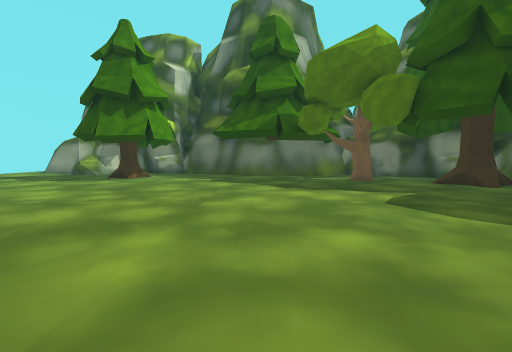
View 1 (above)

21 first-person views from a walk through a 3-D level made in the Unity game engine. The camera is 1.5 m above the floor, tilts 4° down and sees 90° across. The floor is counted in squares, 1.8 m on a side. Each view is taken from the middle of a square. On the plan, view 1 faces up. The plan holds only what a view shows up to about 10 squares ahead; the rest is blank. The place goes on beyond the plan. The player is left out.

View 2
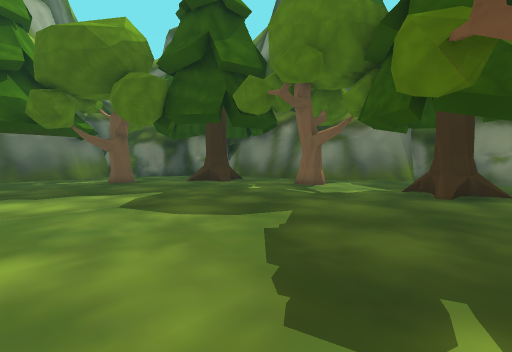

View 3
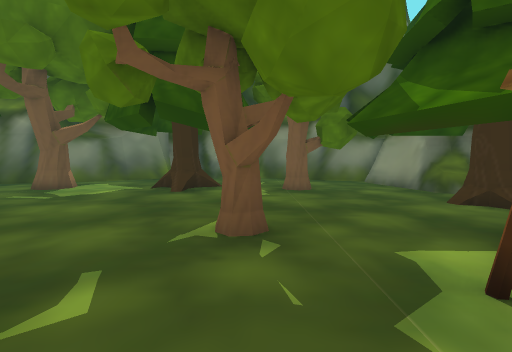

View 4
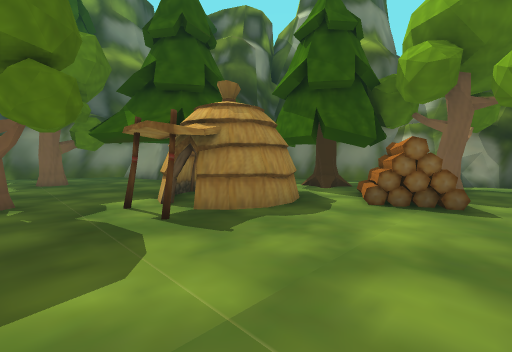

View 5
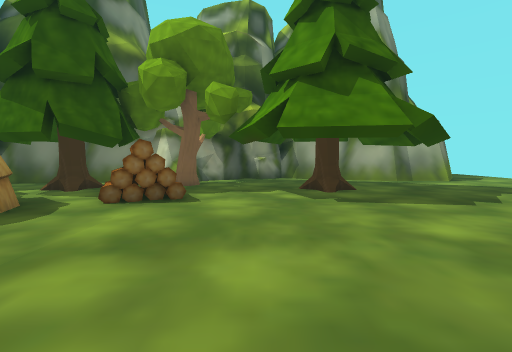

View 6
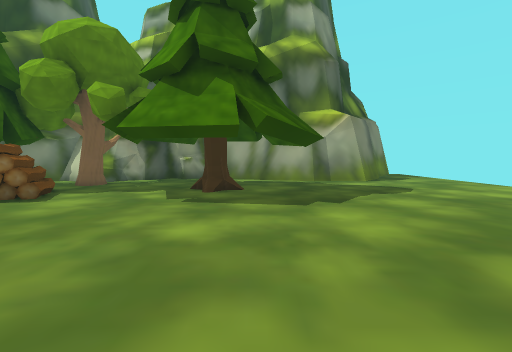

View 7
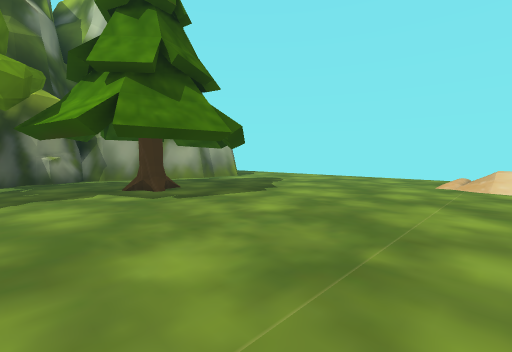

View 8
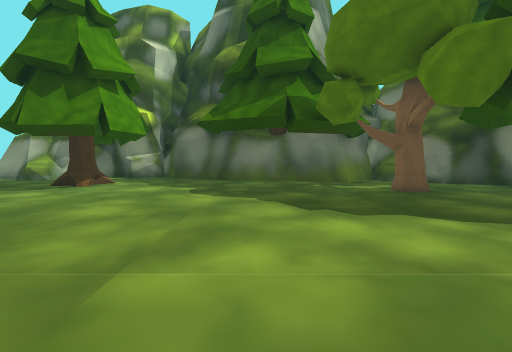

View 9
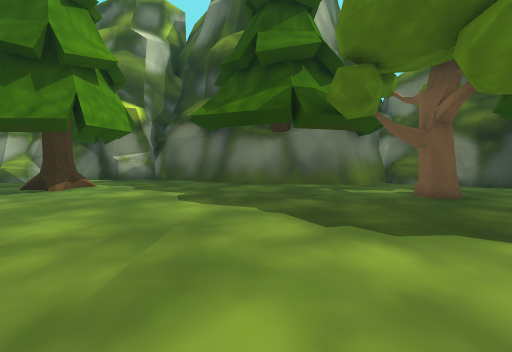

View 10
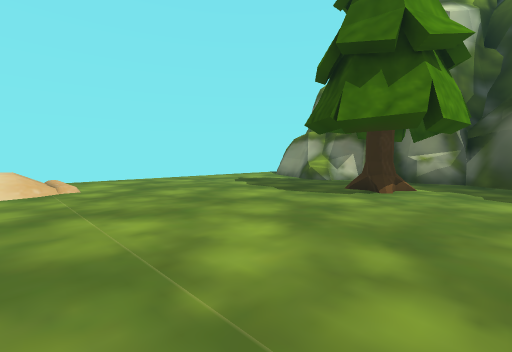

View 11
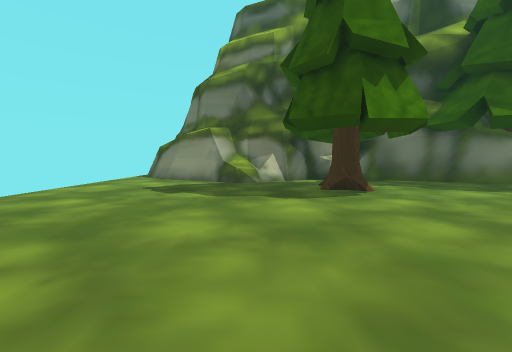

View 12
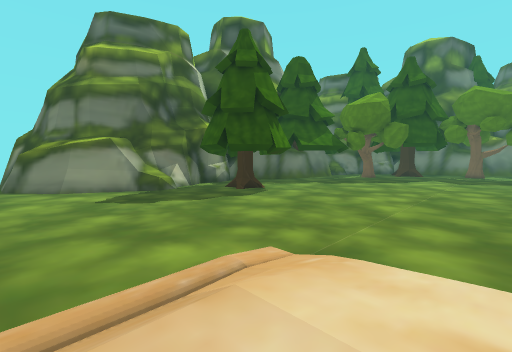

View 13
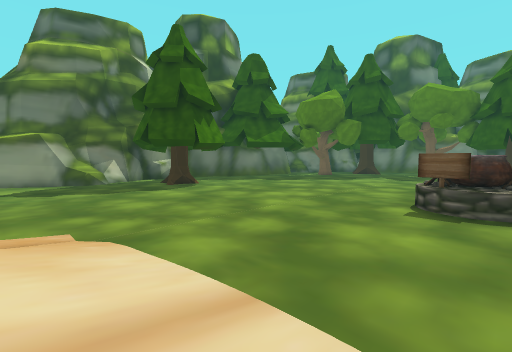

View 14
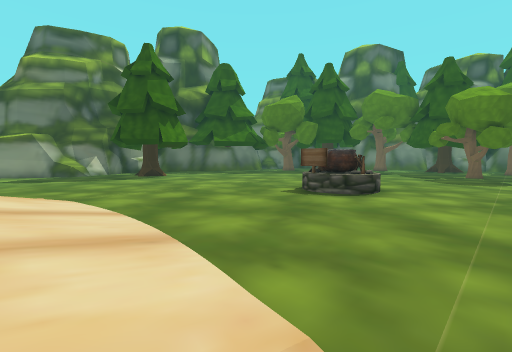

View 15
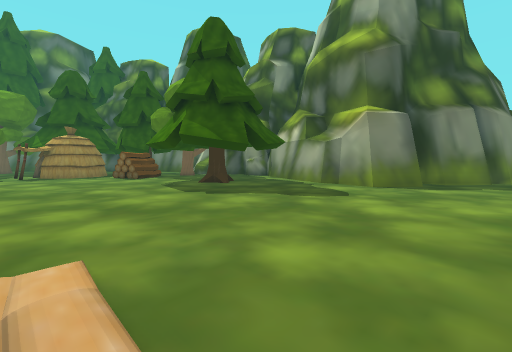

View 16
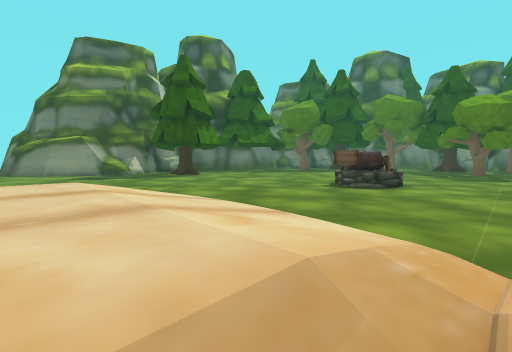

View 17
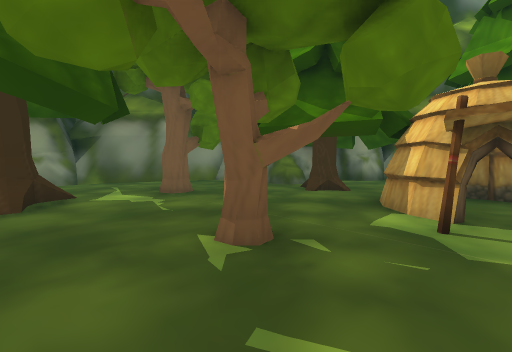

View 18
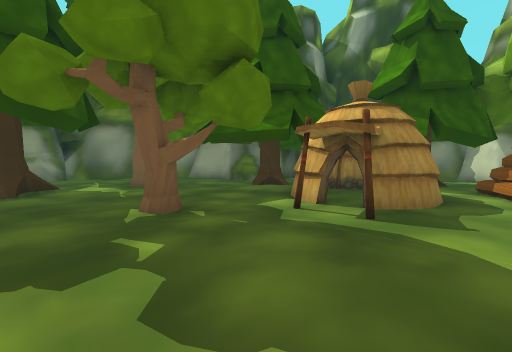

View 19
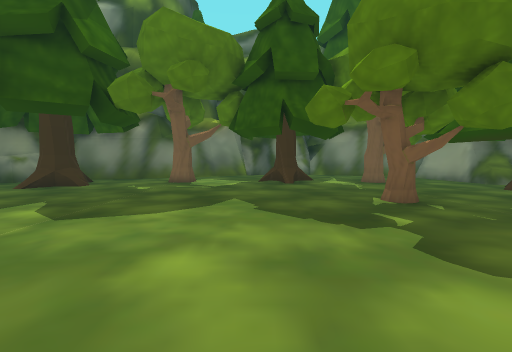

View 20
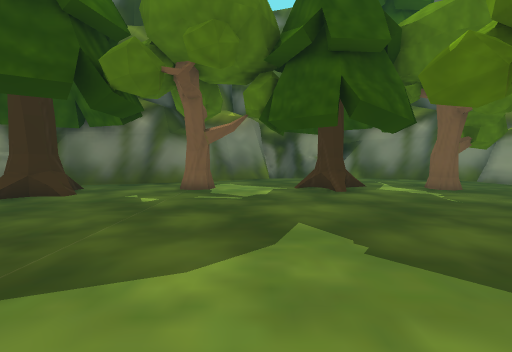

View 21
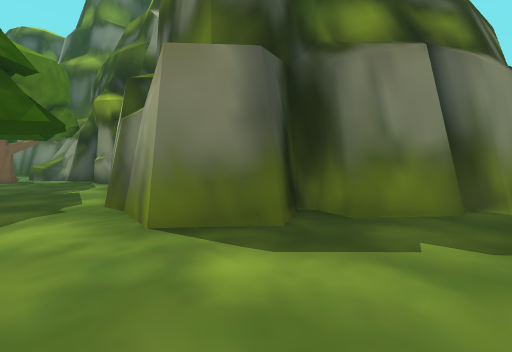

### Floor plan
Key: @ floor where view 1 was taken; # wall or solid block; . main floor; : floor 0.75 m higher than the main floor; / step, stairs or slope; = window, fence, low wall or low ledge; ^ raised ledge.
Columns run from 13 left of view 1 to 12 right of it. Each row starts with its distance up from view 1.
 16 ##
 15 .##
 14 ..##########
 13 ....==.....#### ####
 12 ..............###.=##
 11 .......##...........##
 10 .................#...#
  9 ....................###
  8 ...................=#=##
  7 .......................#
  6 .......................#
  5 ///..................#.##
  4 :://....................##
  3 :://.....................#
  2 :://....##.........../...#
  1 :://....^#^........./#   #
  0 :://.........@......./...#
 -1 :://.............#.......#
 -2 ///..................#...#
 -3 ..............#.#.......##
 -4 ..............###.......#
 -5 ..............###..#..###
 -6 ............##.....#^##
 -7 ............##......#
 -8 ........#......#....#
 -9 ............#......##
-10 ............^^..####
-11 ...#####...######
-12 ..##   #####
-13 .###
-14 .#
-15 ##

Positions as (right, up) in squares from view 1, and headings:
1: (0, 0), facing up
2: (1, 0), facing up-right
3: (1, -1), facing right
4: (-2, -1), facing down-right
5: (-3, -1), facing down
6: (-6, -1), facing down
7: (-2, -1), facing down-left
8: (0, 3), facing up
9: (0, 4), facing up
10: (-3, 4), facing up-left
11: (-8, 4), facing up
12: (-13, 3), facing up-right
13: (-11, 1), facing up-right
14: (-11, -2), facing up-right
15: (-13, -2), facing down-right
16: (-13, -2), facing up-right
17: (2, 1), facing down-right
18: (0, 1), facing down-right
19: (-1, 2), facing right
20: (1, 3), facing right
21: (-13, -9), facing down-right
